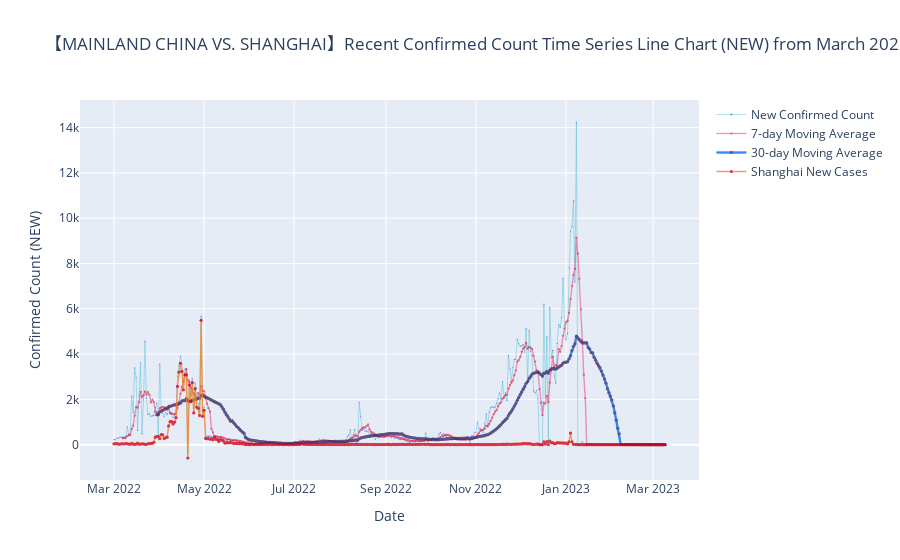

Notebook code cell kept with this figure:
### Code cell
data_copy1 = ts_confirmed_CHINA_incre[ts_confirmed_CHINA_incre.index >= '2022-03-01']

specify = 'Mainland China vs. Shanghai'
idx = data_copy1.index
# Excludes Hong Kong data and sums up the rest for each date to get total new cases in Mainland China
ser = data_copy1.drop('Hong Kong', axis=1).sum(axis=1)
layout_title = specify.upper()
kind = 'Confirmed'
method = 'New'
ma = [7,30]

trace = go.Scatter(
            x = idx,
            y = ser,
            mode = 'lines+markers',
            name = f'New {kind} Count',
            opacity = .8,
            line=dict(color="#08a8c4", width = .4),
            marker = dict(color = '#5857e1', size = 1.2)
        )
trace1 = go.Scatter(
    x = idx,
    y = ser.rolling(ma[0]).mean(),
    mode = 'lines+markers',
    name = f'{ma[0]}-day Moving Average',
    opacity = .6,
    line=dict(color="#ee5090", width = 1.4),
    marker = dict(color = '#dd001b', size = 2.2)
)
trace2 = go.Scatter(
    x = idx,
    y = ser.rolling(ma[1]).mean(),
    mode = 'lines+markers',
    name = f'{ma[1]}-day Moving Average',
    opacity = .8,
    line=dict(color="#006eff", width = 2.4),
    marker = dict(color = '#412b63', size = 3.2)
)

trace3 = go.Scatter(
    x = idx,
    y = data_copy1['Shanghai'],
    mode = 'lines+markers',
    name = 'Shanghai New Cases',
    opacity = .8,
    line=dict(color="#f3832c", width = 1.4),
    marker = dict(color = '#d90013', size = 3.2)
)

plotdata = [trace, trace1, trace2, trace3]

'''Initiate plotting'''

x_axis_config = {'title': 'Date'}
y_axis_config = {'title': f'{kind} Count ({method.upper()})'}
# Return the specified image layout and configuration object
my_layout = Layout(title=f"【{layout_title}】Recent {kind} Count Time Series Line Chart ({method.upper()}) from March 2022 onwards",
                   xaxis=x_axis_config, yaxis=y_axis_config)
# Generate the chart
offline.iplot({'data': plotdata, 'layout': my_layout}, filename=f'{layout_title}_COVID_TS', image_height=500, image_width=1000, image='png')


data_copy1 = ts_confirmed_CHINA_incre[ts_confirmed_CHINA_incre.index >= '2022-03-01']
plt.figure(figsize=[12,6])
plt.fill_between(x=idx, 
                 y1=data_copy1.drop('Hong Kong', axis=1).sum(axis=1),
                 y2=data_copy1['Shanghai'], color='skyblue', alpha=0.4)
plt.title('Comparison of New Confirmed Cases in Mainland China vs. Shanghai from March 2022 Onwards')
plt.xlabel('Date')
plt.ylabel('New Confirmed Cases')
plt.legend(['Mainland China', 'Shanghai'], loc='upper left')
plt.show()

### Figure 1 — Plotly figure (JSON) as saved in the notebook; plotly's stock layout.template omitted (floating-point values rounded to 4 significant figures; data arrays with more than 128 entries replaced by an {"elided": "..."} marker saying what was removed)
{"data": [{"line": {"color": "#08a8c4", "width": 0.4}, "marker": {"color": "#5857e1", "size": 1.2}, "mode": "lines+markers", "name": "New Confirmed Count", "opacity": 0.8, "type": "scatter", "x": {"elided": "374 str values"}, "y": {"elided": "374 int values"}}, {"line": {"color": "#ee5090", "width": 1.4}, "marker": {"color": "#dd001b", "size": 2.2}, "mode": "lines+markers", "name": "7-day Moving Average", "opacity": 0.6, "type": "scatter", "x": {"elided": "374 str values"}, "y": {"elided": "374 float values"}}, {"line": {"color": "#006eff", "width": 2.4}, "marker": {"color": "#412b63", "size": 3.2}, "mode": "lines+markers", "name": "30-day Moving Average", "opacity": 0.8, "type": "scatter", "x": {"elided": "374 str values"}, "y": {"elided": "374 float values"}}, {"line": {"color": "#f3832c", "width": 1.4}, "marker": {"color": "#d90013", "size": 3.2}, "mode": "lines+markers", "name": "Shanghai New Cases", "opacity": 0.8, "type": "scatter", "x": {"elided": "374 str values"}, "y": {"elided": "374 int values"}}], "layout": {"title": {"text": "【MAINLAND CHINA VS. SHANGHAI】Recent Confirmed Count Time Series Line Chart (NEW) from March 2022 onwards"}, "xaxis": {"title": {"text": "Date"}}, "yaxis": {"title": {"text": "Confirmed Count (NEW)"}}}}
